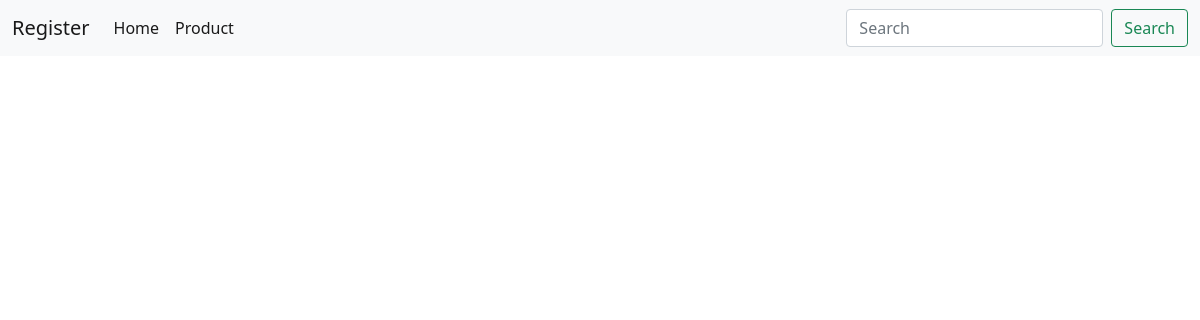
The page /ecomapp/ on the database as committed earlier.
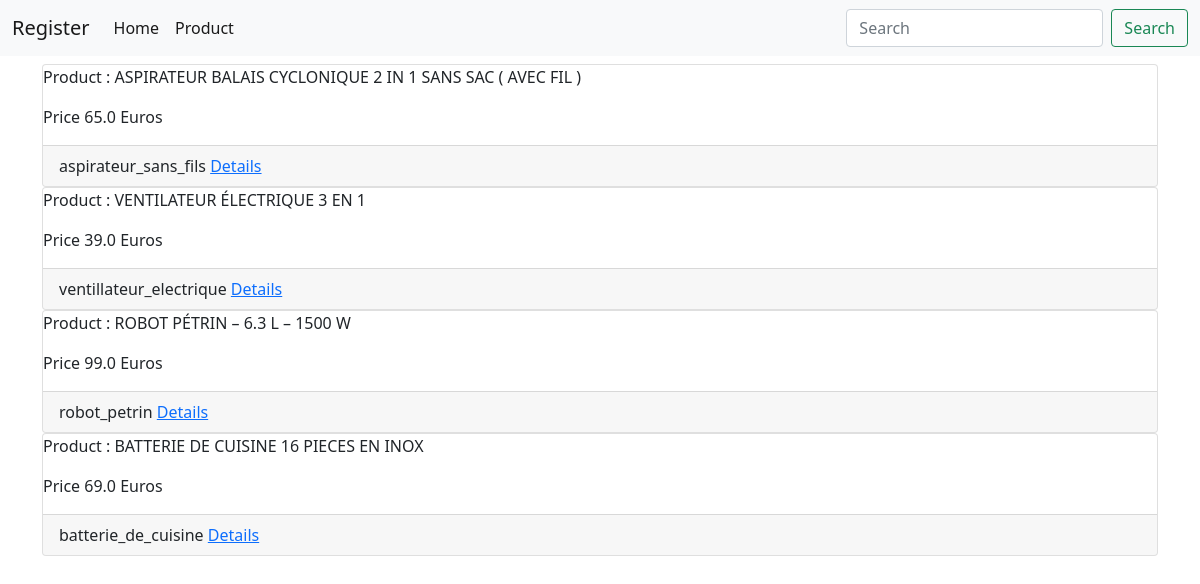
The same page on the database as committed later.
### ecomapp/models.py (models this page shows, shortened)
class Product(models.Model):
    category = models.ForeignKey(Category,related_name='products', on_delete=models.CASCADE)
    title = models.CharField(max_length=200)
    slug = models.SlugField(max_length=200)
    description = models.TextField(blank=True,null=True)
    price = models.FloatField()

### ecomapp/views.py (the view)
# urls.py: path('', views.HomeView.as_view(), name='home'),
class HomeView(generic.ListView):
    template_name = "home.html"
    products = Product.objects.all()
    context = {
            'products': products
            }
    def get(self, request):
        return render(request, self.template_name, self.context)

### ecomapp/templates/home.html (shortened to what this page needs)
{% extends "ecomapp/base.html" %}
{% block main %}
<div class="columns is-multiline">
    {% for product in products %}
      <div class="colum is-3">
        <div class="card">
          <div class="card-content">
            <div class="media">
              <div class="media-content">
                  <p class="title is-4"> Product : {{ product.title}} </p>
                  <p class="title is-4"> Price {{ product.price}} Euros</p>
              </div>
            </div>
          </div>
          <footer class="card-footer">
                  {{ product.slug}}
             <a href="/ecomapp/{{product.slug}}/">Details</a>
          </footer>
        </div>
      </div>
    {% endfor %}
</div>
{% endblock %}

Rows that differ between the two databases and show on the page:
added Product: title "ASPIRATEUR BALAIS CYCLONIQUE 2 IN 1 SANS SAC ( AVEC FIL )", price "65.0", slug "aspirateur_sans_fils"
added Product: title "VENTILATEUR ÉLECTRIQUE 3 EN 1", price "39.0", slug "ventillateur_electrique"
added Product: title "ROBOT PÉTRIN – 6.3 L – 1500 W", price "99.0", slug "robot_petrin"
added Product: title "BATTERIE DE CUISINE 16 PIECES EN INOX", price "69.0", slug "batterie_de_cuisine"
